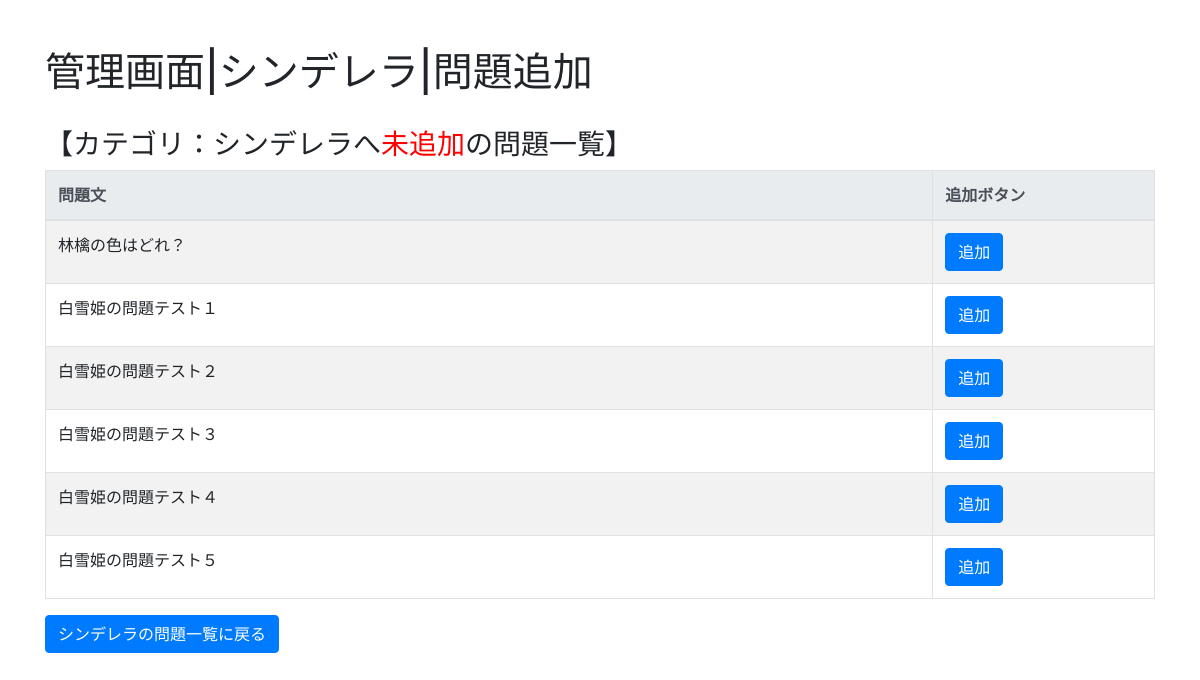
/edit/question/add/1, run on the app's committed database.
### question/models.py (models this page shows, shortened)
class Category(models.Model):
    name = models.CharField('カテゴリ名称', max_length=512, blank=False)
    category_no = models.PositiveSmallIntegerField(verbose_name='カテゴリNo.', default=1)
    CategoryGroup = models.ForeignKey(CategoryGroup, on_delete=models.CASCADE, default=set_default_cateory_group)
    img = models.ImageField(verbose_name='画像', upload_to='images/', null=True)

class Question(models.Model):
    body = models.CharField('本文（漢字）', max_length=1024)
    body_kana = models.CharField('本文（ひらがな）', max_length=1024, default="")
    Category = models.ManyToManyField(Category)
    question_no = models.PositiveSmallIntegerField(verbose_name='問題No.', default=0)
    answer_choice_no = models.PositiveSmallIntegerField(verbose_name='正解No.', default=1)
    ok_comment = models.CharField('解説（正解の場合）', max_length=1024, default="")
    ng_comment = models.CharField('解説（不正解の場合）', max_length=1024, default="")
    question_disp_type = models.ForeignKey(QuestionDispType, on_delete=models.SET_DEFAULT, default=set_default_disp_type)

### edit/views.py (the view, shortened to what this page needs)
# urls.py: path('question/add/<int:category_id>', views.QuestionAddView.as_view(), name='question_add'),
class QuestionAddView(TemplateView):
    template_name = 'question/question_add.html'
    def get_context_data(self, **kwargs):
        context = super().get_context_data(**kwargs)
        category = Category.objects.get(pk=self.kwargs.get('category_id'))
        category_question_id_list = category.question_set.values_list('id', flat=True)
        category_imagequestion_id_list = category.imagequestion_set.values_list('id', flat=True)
        not_exists_question_list = []
        not_exists_imgquestion_list = []
        all_question = Question.objects.all()
        all_imgquestion = ImageQuestion.objects.all()
        for question in all_question:
            if question.id not in category_question_id_list:
                not_exists_question_list.append(question)
        for question in all_imgquestion:
            if question.id not in category_imagequestion_id_list:
                not_exists_imgquestion_list.append(question)
        context['category'] = category
        context['question_list'] = not_exists_question_list
        context['img_question_list'] = not_exists_imgquestion_list
        context['add_result'] = self.kwargs.get('add_result')
        return context

### edit/templates/question/question_add.html (shortened to what this page needs)
{% extends 'question/base.html' %}
{% block page_title %}管理画面|{{ category.name }}|問題追加{% endblock %}
{% block content %}
<div class="container">
    <div class="row">
      <div class="col-12">
        <br>
        <h3>【カテゴリ：{{ category.name }}へ<font color="red">未追加</font>の問題一覧】</h3>
        <table class="table table-bordered table-striped">
            <thead class="thead-light">
                <tr>
                  <th style="width:80%">問題文</th>
                  <th style="width:20%">追加ボタン</th>
                </tr>
            </thead>
            {% for question in question_list %}
            <tr>
                <td>{{ question.body }}</td>
                <td>
                  <form action="{% url 'question_add' category.pk %}" method="post">
                    <input type="submit" class="btn btn-primary" value="追加"></a>
                  </form>
                </td>
            </tr>
            {% endfor %}
        </table>
      </div>
    </div>
    <div class="row">
        <div class="col-12">
          <a class="btn btn-primary" href="{% url 'category_question_list' category.pk %}" role="button">{{ category.name }}の問題一覧に戻る</a>
        </div>
      </div>
</div>
{% endblock %}

### data on the page
Category: name "シンデレラ"
Question: body "林檎の色はどれ？"
Question: body "白雪姫の問題テスト１"
Question: body "白雪姫の問題テスト２"
Question: body "白雪姫の問題テスト３"
Question: body "白雪姫の問題テスト４"
Question: body "白雪姫の問題テスト５"
